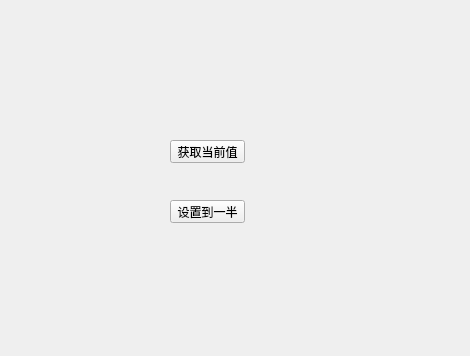
<?xml version="1.0" encoding="UTF-8"?>
<ui version="4.0">
 <class>Widget</class>
 <widget class="QWidget" name="Widget">
  <property name="geometry">
   <rect>
    <x>0</x>
    <y>0</y>
    <width>470</width>
    <height>356</height>
   </rect>
  </property>
  <property name="windowTitle">
   <string>Widget</string>
  </property>
  <widget class="SmallWidget" name="widget" native="true">
   <property name="geometry">
    <rect>
     <x>100</x>
     <y>40</y>
     <width>231</width>
     <height>41</height>
    </rect>
   </property>
  </widget>
  <widget class="QPushButton" name="btn_get">
   <property name="geometry">
    <rect>
     <x>170</x>
     <y>140</y>
     <width>75</width>
     <height>23</height>
    </rect>
   </property>
   <property name="text">
    <string>获取当前值</string>
   </property>
  </widget>
  <widget class="QPushButton" name="btn_set">
   <property name="geometry">
    <rect>
     <x>170</x>
     <y>200</y>
     <width>75</width>
     <height>23</height>
    </rect>
   </property>
   <property name="text">
    <string>设置到一半</string>
   </property>
  </widget>
  <widget class="SmallWidget" name="widget_2" native="true">
   <property name="geometry">
    <rect>
     <x>49</x>
     <y>260</y>
     <width>381</width>
     <height>80</height>
    </rect>
   </property>
  </widget>
 </widget>
 <layoutdefault spacing="6" margin="11"/>
 <customwidgets>
  <customwidget>
   <class>SmallWidget</class>
   <extends>QWidget</extends>
   <header location="global">smallwidget.h</header>
   <container>1</container>
  </customwidget>
 </customwidgets>
 <resources/>
 <connections/>
</ui>
